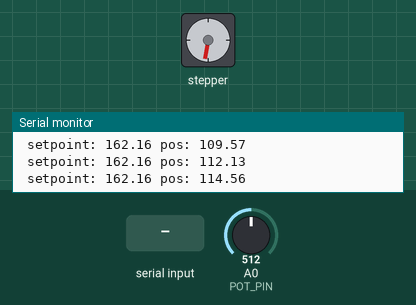
This sketch was run on a simulated Arduino Uno, built with avr-gcc and run on an emulated ATmega328P. On the bench: stepper motor, the last lines printed to the serial monitor. The inputs (shaded band) are chosen by the test bench; at power-on: A0 (POT_PIN) = 512. Stepper angles assume 200 steps per turn.

Above: at 1.2 s.
1.3 s: "90,45," received over Serial
At 1.74 s:
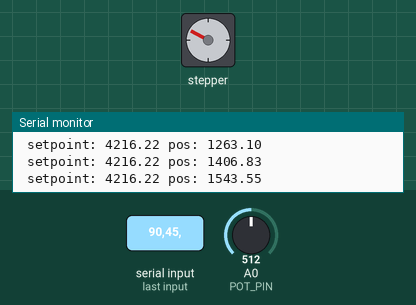
4.3 s: "5," received over Serial
At 4.45 s:
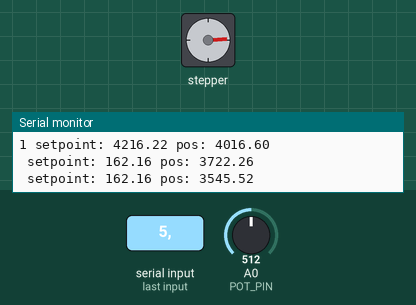
10.3 s: "30,150," received over Serial
At 10.74 s:
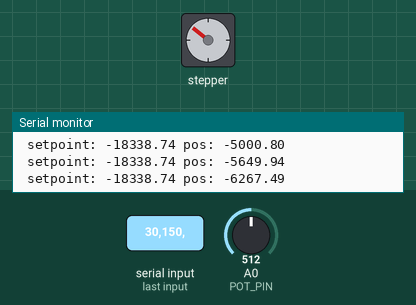
13.3 s: "90," received over Serial
Timing chart, 0 to 17.3 s (numbered marks = the images above; inputs shaded):
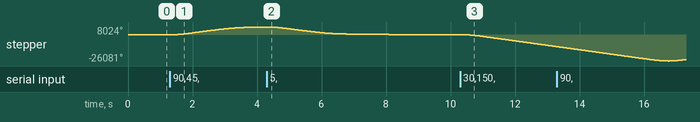

The sketch:

Benchmark.ino
```cpp
#include <AccelStepper.h>
#define POT_PIN A0
#define POT_MIN_VAL -1
#define POT_MAX_VAL 1
#define SAMPLE_TIME 10 // Sample potentiometer four times a second

AccelStepper stepper(AccelStepper::DRIVER, 6, 5);

unsigned long prevTime = 0;
double kp = .025, ki = .05, kd = .001;
double prev_error = 0, integral = 0, derivative = 0, setpoint = 0;
unsigned long prev_time = 0, previous_Time = 0;
double input = 0, input2, current_position = 0, prev_position = 0, output = 0;
String serial_input;


void setup() {
  pinMode(POT_PIN, INPUT);
  Serial.begin(9600);
}


void loop() {
  //delay(1);

  if(Serial.available() > 0){
    Serial.print(Serial.available());
    serial_input = Serial.read();
    serial_input = Serial.readStringUntil(',');
    input = 5 * atof(serial_input.c_str());

  }

  unsigned long current_sample_Time = millis() + 1;
  unsigned long current_Time = millis() + 1;

  if (current_sample_Time - prevTime >= SAMPLE_TIME) {
    prevTime = current_sample_Time;
    int potVal = analogRead(POT_PIN);
    input2 = potVal;


    float potPercent = (float)potVal / (float)POT_MAX_VAL;

    int servoAngle = map(input, POT_MIN_VAL, POT_MAX_VAL, 0, 360);
    setpoint = 1 * servoAngle;//1.11;
  }

  if (current_Time - previous_Time >= 50) {

    double error = setpoint - current_position;

    Serial.print(" setpoint: ");
    Serial.print(setpoint/1.11);

    integral += error;// * (current_Time - previous_Time) / 1000.0;
    derivative = (current_position - prev_position) / ((current_Time - previous_Time) / 1000.0);

    // Update previous values for next iteration
    prev_position = current_position;
    prev_error = error;
    previous_Time = current_Time;

    current_position = kp * error + ki * integral + kd * derivative;

    Serial.print(" pos: ");
    Serial.println(current_position/1.11);

  }


//---------------------------

   //analogWrite(6, 1);
   //delay(1000);
   //analogWrite(6, -1);
   //delay(1000);
    stepper.moveTo(current_position);
    stepper.setMaxSpeed(600000000);
    //stepper.setSpeed(5000);
    stepper.setAcceleration(10000);
    stepper.run();

}
```
